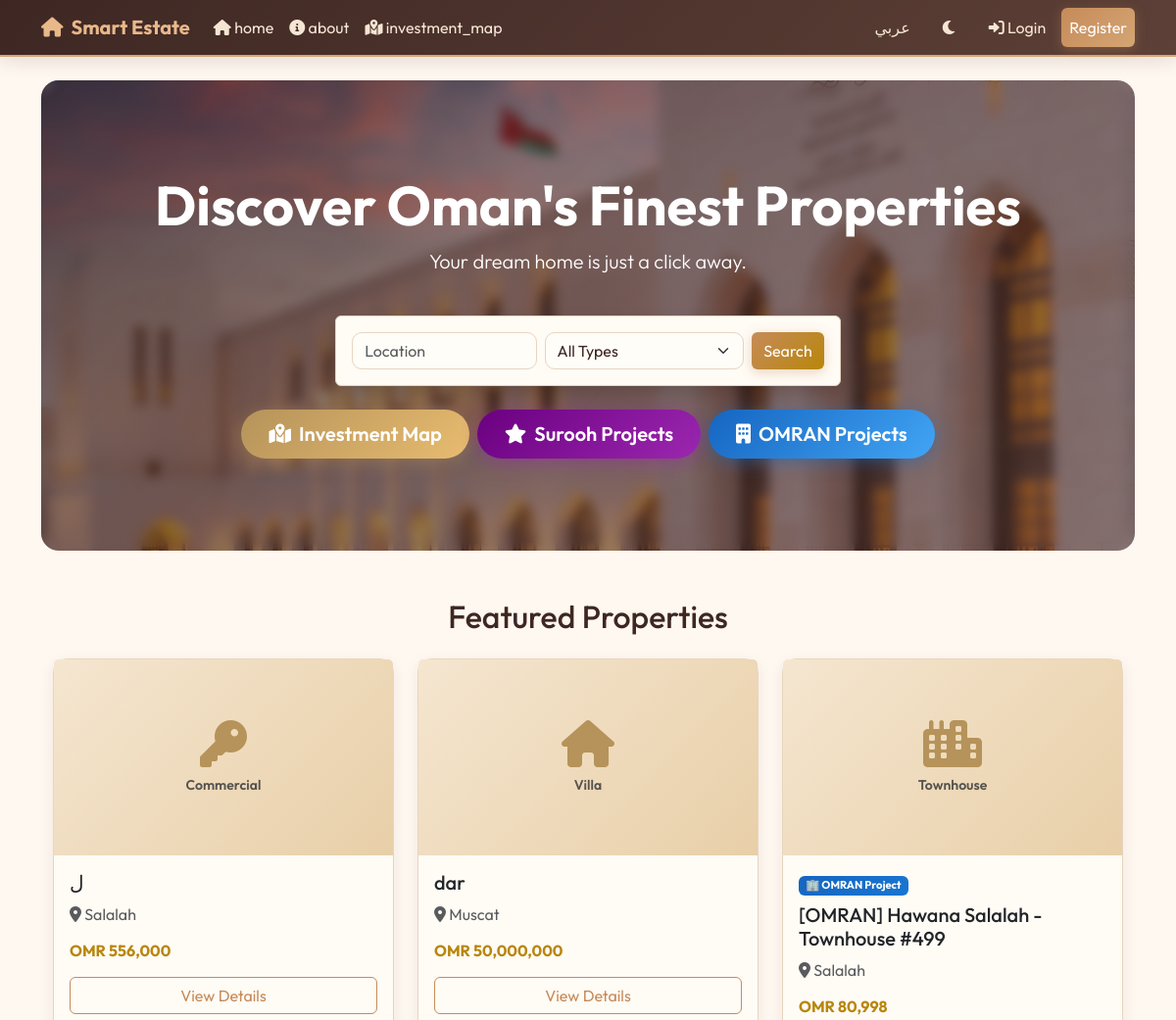
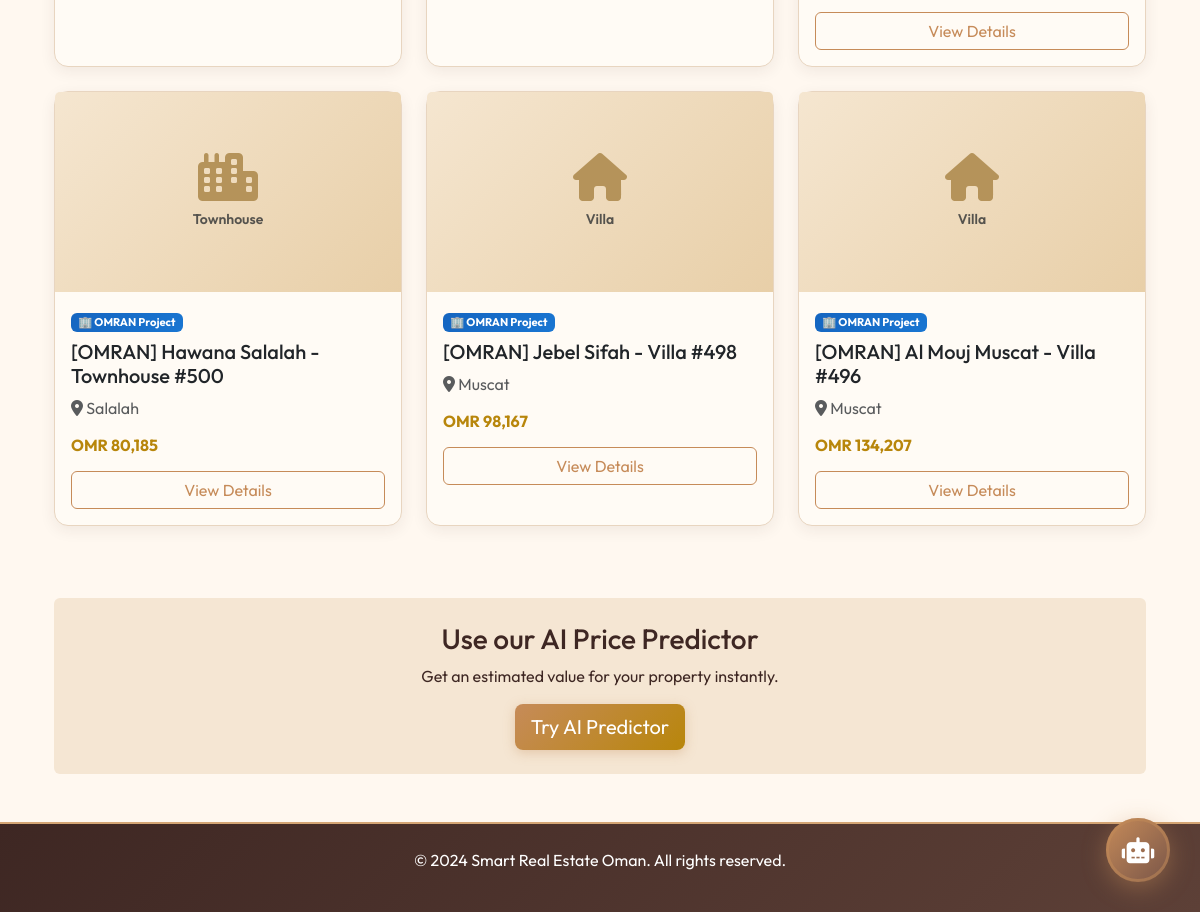
The page /home on the database its author committed (2 pictures, top to bottom).
### models.py (models this page shows, shortened)
class Property(db.Model):
    id = db.Column(db.Integer, primary_key=True)
    title = db.Column(db.String(100), nullable=False)
    description = db.Column(db.Text, nullable=False)
    price = db.Column(db.Float, nullable=False)
    location = db.Column(db.String(100), nullable=False)
    type = db.Column(db.String(50), nullable=False) # Villa, Apartment, etc.
    size = db.Column(db.Float) # Size in sq meters/feet
    bedrooms = db.Column(db.Integer)
    bathrooms = db.Column(db.Integer)
    city = db.Column(db.String(100))
    address = db.Column(db.String(200))
    agent_id = db.Column(db.Integer, db.ForeignKey('user.id'), nullable=False)
    created_at = db.Column(db.DateTime, nullable=False, default=datetime.utcnow)
    is_surooh = db.Column(db.Boolean, default=False, nullable=False)  # Surooh project flag
    is_omran  = db.Column(db.Boolean, default=False, nullable=False)  # OMRAN project flag
    latitude  = db.Column(db.Float)
    longitude = db.Column(db.Float)
    region      = db.Column(db.String(100))
    total_units = db.Column(db.Integer)
    villas      = db.Column(db.Integer)
    apartments  = db.Column(db.Integer)
    investment_omr = db.Column(db.Float)
    data_type   = db.Column(db.String(50))
    status = db.Column(db.String(30), default='available')  # available, under_construction
    images = db.relationship('PropertyImage', backref='property', lazy=True, cascade="all, delete-orphan")
    favorited_by = db.relationship('Favorite', backref='property', lazy=True, cascade="all, delete-orphan")
    inquiries = db.relationship('Inquiry', backref='property', lazy=True, cascade="all, delete-orphan")

### routes.py (the view)
@main.route("/")
@main.route("/home")
def home():
    properties = Property.query.order_by(Property.created_at.desc()).limit(6).all()
    return render_template('home.html', title='Home', properties=properties)

### templates/home.html (shortened to what this page needs)
{% extends "base.html" %}
{% block content %}
<div class="hero-section text-center text-white d-flex flex-column justify-content-center align-items-center"
    style="background: url('/static/images/opera.jpg') center/cover no-repeat; height: 60vh; border-radius: 15px; position: relative; overflow: hidden;">
        <div class="container position-relative z-index-1">
            <h1 class="display-4 fw-bold">Discover Oman's Finest Properties</h1>
            <p class="lead">Your dream home is just a click away.</p>
            <div class="search-bar bg-white p-3 rounded shadow mt-4 d-inline-block">
                <form action="{{ url_for('main.search') }}" method="GET" class="d-flex gap-2">
                    <input type="text" name="location" class="form-control" placeholder="Location">
                    <select name="type" class="form-select">
                        <option value="">All Types</option>
                    </select>
                    <button type="submit" class="btn btn-primary">Search</button>
                </form>
            </div>
            <div class="mt-3 d-flex gap-2 justify-content-center flex-wrap">
                <a href="{{ url_for('main.investment_map') }}" class="btn btn-lg mt-2"
                   style="background:linear-gradient(135deg,#b5935a,#e8bc70);color:#fff;border:none;font-weight:600;padding:10px 28px;border-radius:30px;box-shadow:0 4px 18px rgba(181,147,90,0.45);transition:transform 0.2s;"
                   onmouseover="this.style.transform='translateY(-2px)'" onmouseout="this.style.transform='none'">
                    <i class="fas fa-map-marked-alt me-2"></i>Investment Map
                </a>
                <a href="{{ url_for('main.search', surooh_only=1) }}" class="btn btn-lg mt-2"
                   style="background:linear-gradient(135deg,#6a0080,#9c27b0);color:#fff;border:none;font-weight:600;padding:10px 28px;border-radius:30px;box-shadow:0 4px 18px rgba(156,39,176,0.45);transition:transform 0.2s;"
                   onmouseover="this.style.transform='translateY(-2px)'" onmouseout="this.style.transform='none'">
                    <i class="fas fa-star me-2"></i>Surooh Projects
                </a>
                <a href="{{ url_for('main.search', omran_only=1) }}" class="btn btn-lg mt-2"
                   style="background:linear-gradient(135deg,#1565c0,#42a5f5);color:#fff;border:none;font-weight:600;padding:10px 28px;border-radius:30px;box-shadow:0 4px 18px rgba(21,101,192,0.45);transition:transform 0.2s;"
                   onmouseover="this.style.transform='translateY(-2px)'" onmouseout="this.style.transform='none'">
                    <i class="fas fa-building me-2"></i>OMRAN Projects
             </a>
            </div>
        </div>
</div>
<div class="container mt-5">
    <h2 class="mb-4 text-center">Featured Properties</h2>
    <div class="row">
        {% for property in properties %}
        <div class="col-md-4 mb-4">
            <div class="card h-100 property-card border-0 shadow-sm">
                {% set main_image = property.images|selectattr('is_main', 'equalto', true)|first %}
                {% if main_image %}
                <div class="card-img-top"
                    style="height:200px; background: url('{{ url_for('static', filename='uploads/properties/' + main_image.image_filename) }}') center/cover no-repeat;">
                </div>
                {% else %}
                <div class="card-img-top d-flex align-items-center justify-content-center"
                    style="height:200px; background: linear-gradient(135deg,#f5e6d0,#e8cfa8);">
                    <div class="text-center text-muted">
                        {% if property.type == 'Villa' %}<i class="fas fa-home fa-3x mb-2" style="color:#b5935a;"></i>
                        {% elif property.type == 'Apartment' %}<i class="fas fa-building fa-3x mb-2" style="color:#b5935a;"></i>
                        {% elif property.type == 'Land' %}<i class="fas fa-mountain fa-3x mb-2" style="color:#b5935a;"></i>
                        {% elif property.type == 'Townhouse' %}<i class="fas fa-city fa-3x mb-2" style="color:#b5935a;"></i>
                        {% else %}<i class="fas fa-key fa-3x mb-2" style="color:#b5935a;"></i>{% endif %}
                        <p class="mb-0 small fw-semibold">{{ property.type }}</p>
                    </div>
                </div>
                {% endif %}
                <div class="card-body">
                    {% if property.is_surooh %}
                    <span class="badge mb-2" style="background:linear-gradient(135deg,#6a0080,#9c27b0);font-size:0.7rem;">🏛️ Surooh Project</span>
                    {% elif property.is_omran %}
                    <span class="badge mb-2" style="background:linear-gradient(135deg,#1565c0,#1976d2);font-size:0.7rem;">🏢 OMRAN Project</span>
                    {% endif %}
                    <h5 class="card-title">{{ property.title }}</h5>
                    <p class="card-text text-muted"><i class="fas fa-map-marker-alt"></i> {{ property.location }}</p>
                    <h6 class="text-primary fw-bold">OMR {{ "{:,.0f}".format(property.price) }}</h6>
                    <a href="{{ url_for('main.property_detail', property_id=property.id) }}"
                        class="btn btn-outline-primary w-100 mt-2">View Details</a>
                </div>
            </div>
        </div>
        {% endfor %}
    </div>
    <div class="text-center mt-5 p-4 bg-light rounded">
        <h3>Use our AI Price Predictor</h3>
        <p>Get an estimated value for your property instantly.</p>
        <button class="btn btn-primary btn-lg" data-bs-toggle="modal" data-bs-target="#pricePredictModal">Try AI
            Predictor</button>
    </div>
</div>
{% endblock %}

### templates/base.html (shortened to what this page needs)
<!DOCTYPE html>
<html lang="{{ current_lang }}" dir="{{ 'rtl' if current_lang == 'ar' else 'ltr' }}" data-bs-theme="{{ current_theme }}">
<head>
    <link href="https://cdn.jsdelivr.net/npm/bootstrap@5.3.0/dist/css/bootstrap.min.css" rel="stylesheet">
    <link rel="stylesheet" href="https://cdnjs.cloudflare.com/ajax/libs/font-awesome/6.0.0/css/all.min.css">
    <link rel="stylesheet" href="{{ url_for('static', filename='css/styles.css') }}">
</head>
<body>
    <nav class="navbar navbar-expand-lg navbar-dark bg-dark sticky-top glass-nav">
        <div class="container">
            <a class="navbar-brand" href="{{ url_for('main.home') }}">
                <i class="fas fa-home me-2"></i>Smart Estate
            </a>
            <div class="collapse navbar-collapse" id="navbarNav">
                <ul class="navbar-nav me-auto">
                    <li class="nav-item">
                        <a class="nav-link" href="{{ url_for('main.home') }}"><i class="fas fa-home"></i> {{ _('home') }}</a>
                    </li>
                    <li class="nav-item">
                        <a class="nav-link" href="{{ url_for('main.about') }}"><i class="fas fa-info-circle"></i> {{ _('about') }}</a>
                    </li>
                    <li class="nav-item">
                        <a class="nav-link" href="{{ url_for('main.investment_map') }}">
                            <i class="fas fa-map-marked-alt"></i> {{ _('investment_map') }}
                        </a>
                    </li>
                </ul>
                <ul class="navbar-nav ms-auto align-items-center">
                    <li class="nav-item me-2">
                        {% if current_lang == 'en' %}
                        <a class="nav-link btn btn-sm btn-outline-light rounded-pill px-3" href="{{ url_for('main.set_language', lang='ar') }}">عربي</a>
                        {% else %}
                        <a class="nav-link btn btn-sm btn-outline-light rounded-pill px-3" href="{{ url_for('main.set_language', lang='en') }}">EN</a>
                        {% endif %}
                    </li>
                    <li class="nav-item me-3">
                        {% if current_theme == 'light' %}
                        <a class="nav-link" href="{{ url_for('main.set_theme', theme='dark') }}" title="Dark Mode"><i class="fas fa-moon"></i></a>
                        {% else %}
                        <a class="nav-link" href="{{ url_for('main.set_theme', theme='light') }}" title="Light Mode"><i class="fas fa-sun text-warning"></i></a>
                        {% endif %}
                    </li>
                    {% if current_user.is_authenticated %}
                    <li class="nav-item dropdown">
                        <a class="nav-link dropdown-toggle" href="#" id="navbarDropdown" role="button" data-bs-toggle="dropdown" aria-expanded="false">
                            <i class="fas fa-user-circle"></i> {{ current_user.username }}
                        </a>
                        <ul class="dropdown-menu dropdown-menu-end" aria-labelledby="navbarDropdown">
                            <li><a class="dropdown-item" href="{{ url_for('main.settings') }}"><i class="fas fa-cog"></i> {{ _('settings') }}</a></li>
                            <li><hr class="dropdown-divider"></li>
                            <li><a class="dropdown-item text-danger" href="{{ url_for('main.logout') }}"><i class="fas fa-sign-out-alt"></i> {{ _('logout') }}</a></li>
                        </ul>
                    </li>
                    {% else %}
                    <li class="nav-item">
                        <a class="nav-link" href="{{ url_for('main.login') }}"><i class="fas fa-sign-in-alt"></i> {{ _('login') }}</a>
                    </li>
                    <li class="nav-item">
                        <a class="nav-link btn btn-primary ms-2" href="{{ url_for('main.register') }}">{{ _('register') }}</a>
                    </li>
                    {% endif %}
                </ul>
            </div>
        </div>
    </nav>
    <main role="main" class="container mt-4">
        {% block content %}{% endblock %}
    </main>
    <footer class="bg-dark text-white text-center py-4 mt-5">
        <div class="container">
            <p>&copy; 2024 Smart Real Estate Oman. All rights reserved.</p>
        </div>
    </footer>
    <button id="chat-toggle-btn">
        <i class="fas fa-robot"></i>
    </button>
</body>
</html>

### static/css/styles.css (style rules this page uses)
:root { --cream-bg: #FFF8F0; --cream-light: #FFFDF8; --cream-card: #FFFBF5; --cream-warm: #F5E6D3; --cream-border: #E8D5C0; --brown-dark: #3E2723; --brown-medium: #5D4037; --brown-light: #795548; --brown-soft: #8D6E63; --gold-accent: #D4A574; --gold-warm: #C68B59; --gold-highlight: #E8B88A; --gold-deep: #B8860B; --text-dark: #3E2723; --text-medium: #5D4037; --text-muted: #8D6E63; --shadow-warm: rgba(62, 39, 35, 0.08); --shadow-warm-lg: rgba(62, 39, 35, 0.14); }
* { font-family: 'Outfit', sans-serif; }
body { background-color: var(--cream-bg) !important; color: var(--text-dark); }
.glass-nav, .navbar { background: linear-gradient(135deg, var(--brown-dark) 0%, var(--brown-medium) 100%) !important; box-shadow: 0 4px 20px var(--shadow-warm-lg); border-bottom: 2px solid var(--gold-accent); }
.navbar-brand { color: var(--gold-highlight) !important; font-weight: 700; }
.navbar .nav-link { color: var(--cream-warm) !important; transition: color 0.3s ease; }
.navbar .btn-primary { background: linear-gradient(135deg, var(--gold-warm) 0%, var(--gold-accent) 100%) !important; border: none !important; color: #fff !important; }
footer.bg-dark { background: linear-gradient(135deg, var(--brown-dark) 0%, var(--brown-medium) 100%) !important; border-top: 2px solid var(--gold-accent); }
.btn-primary { background: linear-gradient(135deg, var(--gold-warm) 0%, var(--gold-deep) 100%) !important; border: none !important; color: #fff !important; box-shadow: 0 3px 12px rgba(196, 139, 89, 0.35); transition: all 0.3s ease; }
.btn-outline-primary { color: var(--gold-warm) !important; border-color: var(--gold-warm) !important; }
.text-primary { color: var(--gold-deep) !important; }
.card { background: var(--cream-card) !important; border: 1px solid var(--cream-border) !important; border-radius: 14px !important; box-shadow: 0 4px 15px var(--shadow-warm) !important; transition: transform 0.3s ease, box-shadow 0.3s ease; }
.form-control, .form-select { background-color: var(--cream-light) !important; border-color: var(--cream-border) !important; color: var(--text-dark) !important; border-radius: 10px !important; }
.hero-section { border-radius: 18px !important; overflow: hidden; }
.search-bar.bg-white { background: var(--cream-card) !important; border: 1px solid var(--cream-border); }
.bg-light { background-color: var(--cream-warm) !important; }
a { color: var(--gold-warm); transition: color 0.2s ease; }
#chat-toggle-btn { position: fixed; bottom: 30px; right: 30px; width: 64px; height: 64px; border-radius: 50%; border: none; background: linear-gradient(135deg, var(--gold-warm) 0%, var(--brown-light) 100%); color: #fff; font-size: 26px; cursor: pointer; z-index: 9999; box-shadow: 0 6px 25px rgba(196, 139, 89, 0.45); display: flex; align-items: center; justify-content: center; transition: transform 0.3s cubic-bezier(.34, 1.56, .64, 1), box-shadow 0.3s ease, background 0.3s ease; animation: chatbot-entrance 0.6s ease-out both; }
#chat-toggle-btn::before { content: ''; position: absolute; width: 100%; height: 100%; border-radius: 50%; border: 3px solid rgba(196, 139, 89, 0.5); animation: chatbot-pulse 2s ease-in-out infinite; pointer-events: none; }
#chat-toggle-btn.idle-float { animation: chatbot-float 3s ease-in-out infinite; }

### rows shown on the page
Property: type "Commercial", title "ل", location "Salalah", price "556,000"
Property: type "Villa", title "dar", location "Muscat", price "50,000,000"
Property: type "Townhouse", is_surooh "🏢 OMRAN Project", title "[OMRAN] Hawana Salalah - Townhouse #499", location "Salalah", price "80,998"
Property: type "Townhouse", is_surooh "🏢 OMRAN Project", title "[OMRAN] Hawana Salalah - Townhouse #500", location "Salalah", price "80,185"
Property: type "Villa", is_surooh "🏢 OMRAN Project", title "[OMRAN] Jebel Sifah - Villa #498", location "Muscat", price "98,167"
Property: type "Villa", is_surooh "🏢 OMRAN Project", title "[OMRAN] Al Mouj Muscat - Villa #496", location "Muscat", price "134,207"
